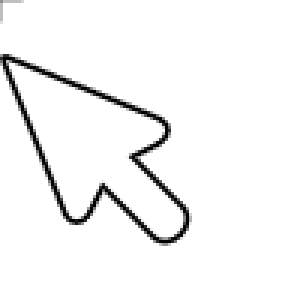
#> input picture media/arrow/reg96/左右対称↖ポインタ45ver0.png, 96 x 96 px (shown 3 times larger)
$ python arrow96.py
#> lines starting #> are read from the running program, lines starting #| are printed output that depends on the picture
# v4.2.770: 俊克の見当付き 左右対称↖ポインタ45ver0(96×96・見当線と角(0,18)はBTRONの手と同じ)から↖を作る。
#   ★作り方は media/hand/reg96.py と同じ(絵には手を加えない): ①見当線(半透明)を消す ②上に透明6行・下に2行= 96×104・角は24
#   1x は 96 を 1/4 に縮めた 24×26。出す倍率は手と同じ 1.2x/4.8x・当たりも手と同じ (0,5)。
import os, base64, io, json
from PIL import Image
HERE = os.path.dirname(os.path.abspath(__file__))
a = Image.open(os.path.join(HERE, 'reg96', '左右対称↖ポインタ45ver0.png')).convert('RGBA'); px = a.load()
#> further down, a is the input picture: PIL image 96x96 RGBA; mean R, G, B, A 43, 43, 43, 53.8
for x in range(8):
    if px[x, 0][3] <= 120: px[x, 0] = (0, 0, 0, 0)
for y in range(8):
    if px[0, y][3] <= 120: px[0, y] = (0, 0, 0, 0)
# ★v4.2.771(俊克「赤×が少しズレている」): ライトでは×は黒い縁の先端に乗っていた。ダークでは黒い縁が地に溶けて**白い先端**(約2画素内側)が先端に見える
#   → 当たりを白い先端へ= 当たりを右へ1(=4.8画素)・絵を右へ3画素(差1.8)/絵を上へ2画素(上に透明4行・下に4行)。絵の形は触らない
# ★v4.2.772(俊克「まだ右斜めの線の中心からズレている」): 771のスクショで×の2本の線を当てはめた交点に対し、白い先端は右1・下1.5(770は右3・下2.5)→ 絵を左1・上2画素
# ★v4.2.773(俊克 バグ1「逆に離れた。赤×を左上へ」): 772は行き過ぎ= 先端が×の交点の左上へ約1.3(スクショ画素)。771の白い先端の測り(min x+y)は×の縁に混ざって誤っていた
#   → 772の拡大図で目で先端を読み直し、771と772の間= 絵を(3,3)(771より上1・772より右1下1)
# ★v4.2.774(俊克「だいぶ近づいたけど、まだ。一発で決めて」): 4版のダークのスクショで ×の交点 と 先端(↖の2辺に直線を当てはめた交点)を測った= 白い先端は 770(+2.3,+2.0) 771(+0.8,+0.5) 772(-1.1,-1.0) 773(-0.2,-0.2)
#   = 773で白い先端はもう×に乗っていた。俊克が見る先端は**黒い縁の先端**(白い先端の左上 約2.5画素)→ 当たりを黒い縁の先端へ= 絵を右下へ2画素(5,5)
# ★v4.2.775(俊克 バグ1「ライトはほぼ正確なのにダークが外れる。モードで位置が変わるのはおかしい」): ↖の絵と当たりは1つの定数= テーマで変わらない。
#   変わるのは赤×= 原点をポインタの下の部品ごとに測り直し offsetLeft(整数)で丸める→ 約1画素(スクショ)揺れる。773(ダークでぴったり)と774(ライトでぴったり)の間(4,4)= 揺れの真ん中
c4 = Image.new('RGBA', (100, 104), (0, 0, 0, 0)); c4.paste(a, (4, 4))
#> after `c4 = Image.new('RGBA', (100, 104), (0, 0, 0, 0))`: c4: PIL image 100x104 RGBA; every value is 0
#> after `c4.paste(a, (4, 4))`:
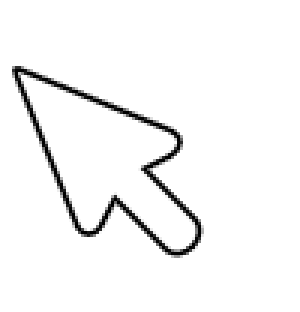
#> c4: PIL image 100x104 RGBA (shown 3 times larger); mean R, G, B, A 38.1, 38.1, 38.1, 47.6; transparent parts drawn white
c1 = c4.resize((25, 26), Image.LANCZOS)
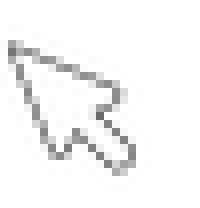
#> c1: PIL image 25x26 RGBA (shown 8 times larger); mean R, G, B, A 44.9, 44.9, 44.9, 47.5; transparent parts drawn white
c4.save(os.path.join(HERE, 'meos_arrow45v_4x.png')); c1.save(os.path.join(HERE, 'meos_arrow45v_1x.png'))
def b64(im):
    bio = io.BytesIO(); im.save(bio, 'PNG'); return base64.b64encode(bio.getvalue()).decode()
json.dump({'arrow': (b64(c1), b64(c4))}, open(os.path.join(HERE, 'arrow96_b64.json'), 'w'))
print('tip col4 first y (4x)=', [y for y in range(104) if c4.getpixel((4, y))[3] > 100][:1])
#| tip col4 first y (4x)= [22]
